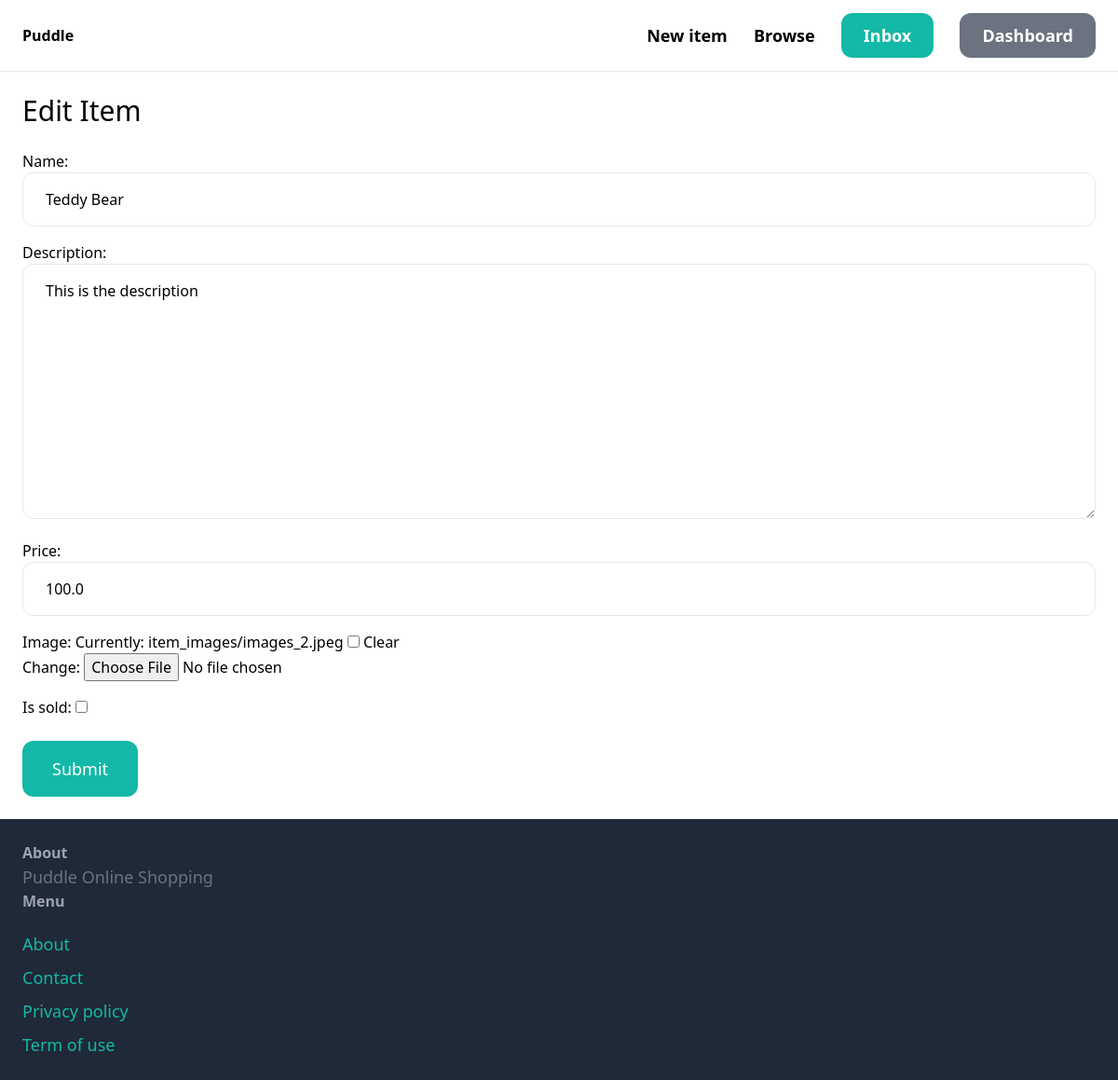
/items/1/edit (signed in), run on an earlier commit of the app's database.
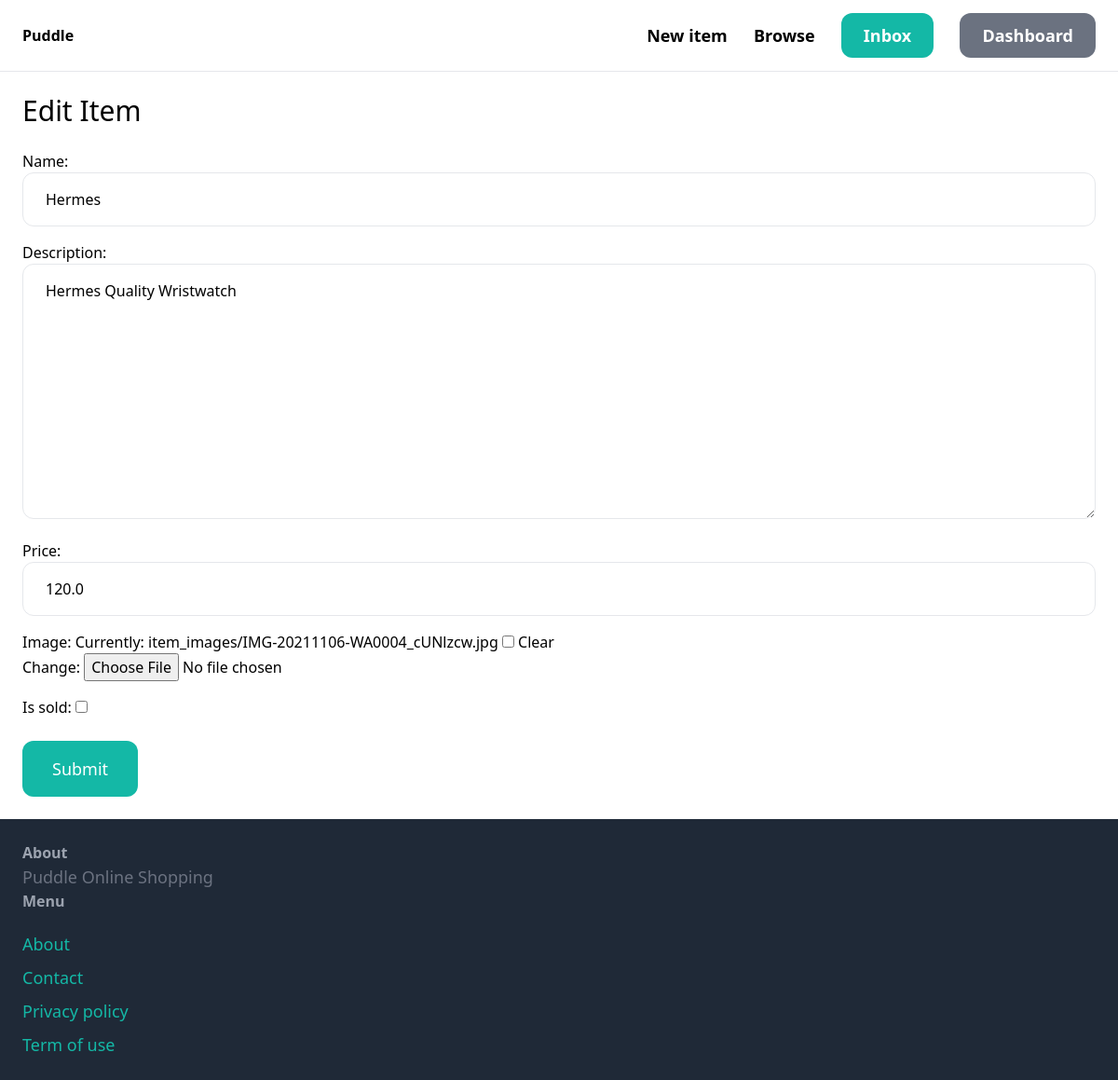
And on a later commit of the database.
### item/models.py (models this page shows, shortened)
class Item(models.Model):
    category = models.ForeignKey(Category, related_name='items', on_delete=models.CASCADE)
    name = models.CharField(max_length=255)
    description = models.TextField(blank=True, null=True)
    price = models.FloatField()
    image = models.ImageField(upload_to='item_images', blank=True, null=True)
    is_sold = models.BooleanField(default=False)
    created_by = models.ForeignKey(User, related_name='items', on_delete=models.CASCADE)
    created_at = models.DateTimeField(auto_now_add=True)

### item/views.py (the view)
# urls.py: path('<int:pk>/edit', views.edit, name='edit'),
@login_required
def edit(request, pk):
    item = get_object_or_404(Item, pk=pk, created_by=request.user)
    if request.method == 'POST':
         form = EditItemForm(request.POST, request.FILES, instance=item)
         if form.is_valid():
            form.save()
            return redirect('item:detail', pk=item.id)
    else:
        form = EditItemForm(instance=item)
    return render(request, 'item/form.html', {
        'form': form,
        'title' : 'Edit Item',
    } )

### item/form.py
class EditItemForm(forms.ModelForm):
    class Meta:
        model = Item
        fields = ( 'name', 'description', 'price', 'image', 'is_sold')
        widgets = {
            'name': forms.TextInput(attrs={
                'class': INPUT_CLASSES
        }),
        'description': forms.Textarea(attrs={
                'class': INPUT_CLASSES
        }),
        'price': forms.TextInput(attrs={
                'class': INPUT_CLASSES
        }),
        'Image': forms.FileInput(attrs={
                'class': INPUT_CLASSES
        }),
        }

### item/templates/item/form.html (shortened to what this page needs)
{% extends 'core/base.html'%}
{% block content %}
<h1 class="mb-6 text-3xl">{{ title}}</h1>
<form method="post" action="." enctype="multipart/form-data">
    <div class="space-y-4">
        {{form.as_p}}
    </div>
            <button class="mt-6 py-4 p-8 text-lg bg-teal-500 hover:bg-teal-700 rounded-xl text-white">Submit</button>
</form>
{%endblock%}

What changed in the data, as far as the page shows it:
changed Item: name "Teddy Bear" → "Hermes"; description "This is the description" → "Hermes Quality Wristwatch"; price "100.0" → "120.0"
Also different on the page:
text no longer shown: "Name: Description: Price: Image: Currently: item_images/images_2.jpeg Clear Change: Is sold:"
text now shown: "Name: Description: Price: Image: Currently: item_images/IMG-20211106-WA0004_cUNlzcw.jpg Clear Change: Is sold:"
